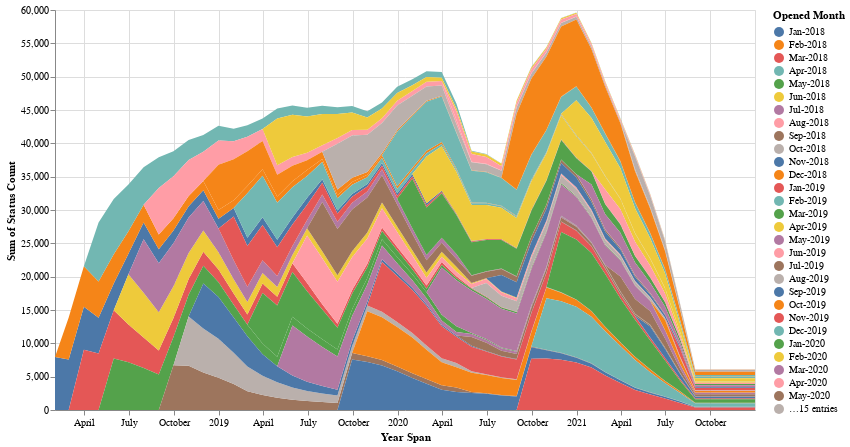

Notebook cell for this chart:
### Code cell
#hideinput
#from altair_saver import save
aggregation = {
         'Open Count': ('Open Count','sum'),

   'Status Count': ('Status Count','sum'),
}
legend_order = caseload_data_by_month['Opened Month'].unique()
backlog_data_byday = caseload_data_by_month.groupby(['Year Span', 'Age Category','CASE_OPENED_DT','Opened Month','Status']) \
.agg(** aggregation).reset_index()

montly_backlog_all = alt.Chart(backlog_data_byday).transform_filter(
    "datum['Status'] == 'Open'"
).mark_area().encode(
    y = alt.Y("sum(Status Count):Q" ),
    x = alt.X("Year Span:T",  scale=alt.Scale(zero=False) ),
   color = alt.Color("Opened Month:N", sort=legend_order ),
    tooltip=['CASE_OPENED_DT:T']
).properties(
    width=700,
    height=400
)

montly_backlog_all

### Figure 1 — Vega-Lite specification as saved in the notebook (floating-point values rounded to 4 significant figures; data arrays with more than 128 entries replaced by an {"elided": "..."} marker saying what was removed)
{"config": {"view": {"continuousWidth": 400, "continuousHeight": 300}}, "data": {"name": "data-e9aec1482207966cc50eb4a720f7899f"}, "mark": "area", "encoding": {"color": {"type": "nominal", "field": "Opened Month", "sort": ["Jan-2018", "Feb-2018", "Mar-2018", "Apr-2018", "May-2018", "Jun-2018", "Jul-2018", "Aug-2018", "Sep-2018", "Oct-2018", "Nov-2018", "Dec-2018", "Jan-2019", "Feb-2019", "Mar-2019", "Apr-2019", "May-2019", "Jun-2019", "Jul-2019", "Aug-2019", "Sep-2019", "Oct-2019", "Nov-2019", "Dec-2019", "Jan-2020", "Feb-2020", "Mar-2020", "Apr-2020", "May-2020", "Jun-2020", "Jul-2020", "Aug-2020", "Sep-2020", "Oct-2020", "Nov-2020", "Dec-2020", "Jan-2021", "Feb-2021", "Mar-2021", "Apr-2021", "May-2021", "Jun-2021", "Jul-2021", "Aug-2021"]}, "tooltip": [{"type": "temporal", "field": "CASE_OPENED_DT"}], "x": {"type": "temporal", "field": "Year Span", "scale": {"zero": false}}, "y": {"type": "quantitative", "aggregate": "sum", "field": "Status Count"}}, "height": 400, "transform": [{"filter": "datum['Status'] == 'Open'"}], "width": 700, "$schema": "https://vega.github.io/schema/vega-lite/v4.8.1.json", "datasets": {"data-e9aec1482207966cc50eb4a720f7899f": {"elided": "4481 records"}}}
